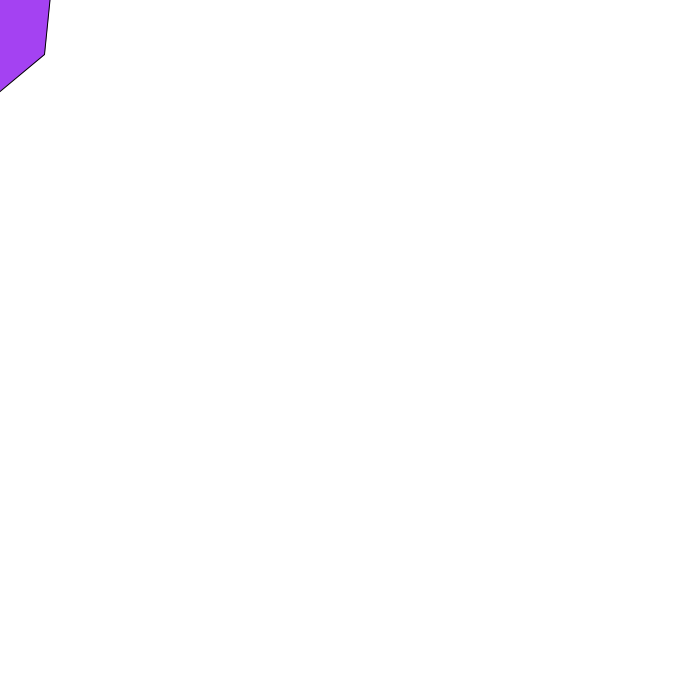
Frame 1 (no input)
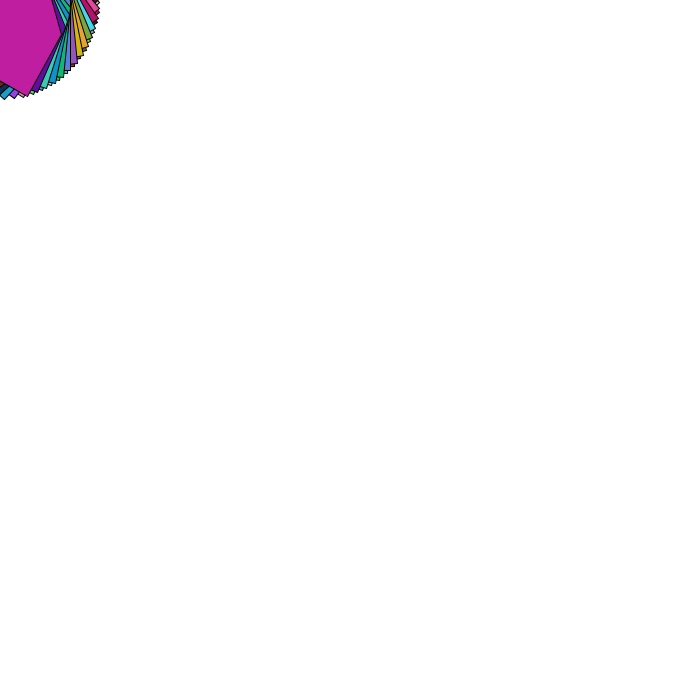
Frame 60 (the mouse pressed at the canvas centre just before this capture)
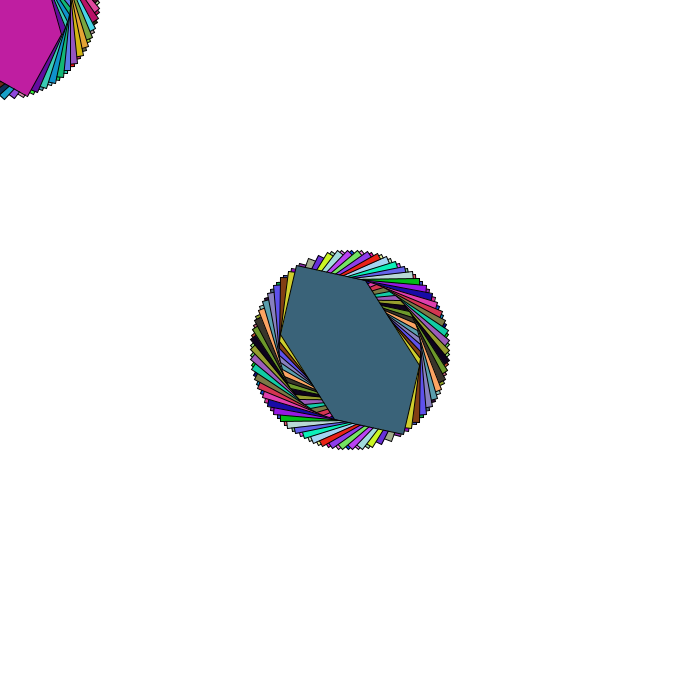
Frame 120 (the mouse held since frame 60 and released just before this capture)

The Processing sketch that drew these frames (run headless with seeded random() and noise(); from frame 60 on, the mouse is pressed at the canvas centre):

// Processing sketch: processing_71129
// ── processing_71129.pde

void setup() {
  size(700, 700);
  background(255);
  noCursor();
}

float i = 0;
float j = 0;
float k = -255;

void draw () {
  i = i + .1;
  j = j + 1;
  k = k + 1;
  float r = random(0,255);
  float g = random(0,255);
  float b = random(0,255);
  translate(mouseX, mouseY);
  rotate(i);
  if(j<255){
  fill(r, g, b);
  } else {
  fill(r, g, b); 
  }
  fill(r, g, b);
  beginShape();
  vertex(-50, -50);
  vertex(0, -100);
  vertex(50, -50);
  vertex(50, 50);
  vertex(0, 100);
  vertex(-50, 50);
  endShape(CLOSE);
}
